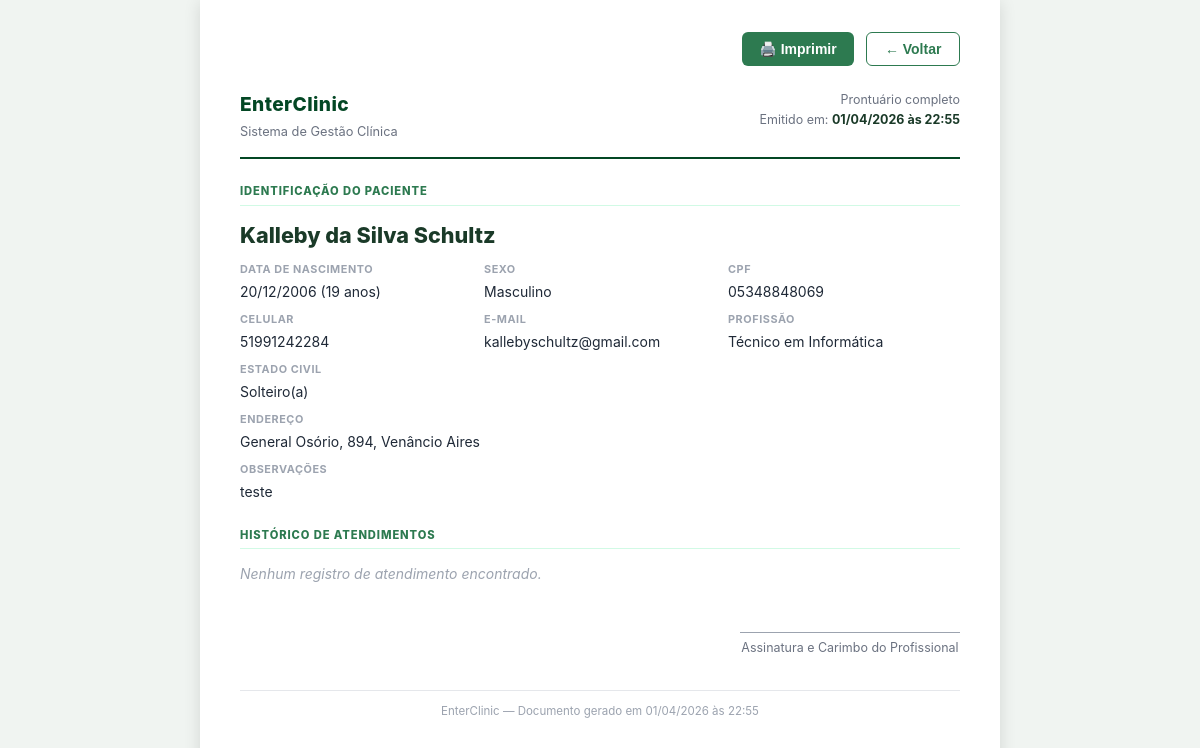
The app's page /prontuario_imprimir.php?paciente_id=12 with its own data.
### tables this page shows
CREATE TABLE `pacientes` (
  `id` int(11) NOT NULL,
  `nome` varchar(255) NOT NULL,
  `data_nascimento` date DEFAULT NULL,
  `cpf` varchar(20) DEFAULT NULL,
  `rg` varchar(20) DEFAULT NULL,
  `telefone` varchar(20) DEFAULT NULL,
  `celular` varchar(20) DEFAULT NULL,
  `email` varchar(255) DEFAULT NULL,
  `endereco` varchar(255) DEFAULT NULL,
  `cidade` varchar(100) DEFAULT NULL,
  `estado` varchar(50) DEFAULT NULL,
  `cep` varchar(10) DEFAULT NULL,
  `profissao` varchar(100) DEFAULT NULL,
  `estado_civil` varchar(50) DEFAULT NULL,
  `numero_filhos` tinyint UNSIGNED DEFAULT NULL,
  `sexo` varchar(20) DEFAULT NULL,
  `foto_path` varchar(255) DEFAULT NULL,
  `observacoes` text DEFAULT NULL,
  `ativo` tinyint(1) NOT NULL DEFAULT 1,
  `created_at` timestamp NOT NULL DEFAULT current_timestamp(),
  `updated_at` timestamp NOT NULL DEFAULT current_timestamp() ON UPDATE current_timestamp()
);

### config.php (called while the page is built, shortened)
<?php
function sanitize(string $s): string {
    return htmlspecialchars(trim($s), ENT_QUOTES, 'UTF-8');
}

### prontuario_imprimir.php (the view, shortened to what this page needs)
<?php
require 'config.php';
$db          = db();
$prontuarioId = (int)($_GET['id']          ?? 0);
$pacienteId   = (int)($_GET['paciente_id'] ?? 0);
$stmtPac = $db->prepare("SELECT * FROM pacientes WHERE id = ?");
$stmtPac->execute([$pacienteId]);
$paciente = $stmtPac->fetch();
if ($prontuarioId) {
    $stmtPr = $db->prepare("SELECT p.*, u.nome AS profissional FROM prontuario p LEFT JOIN usuarios u ON u.id = p.usuario_id WHERE p.id = ?");
    $stmtPr->execute([$prontuarioId]);
} else {
    $stmtPr = $db->prepare("SELECT p.*, u.nome AS profissional FROM prontuario p LEFT JOIN usuarios u ON u.id = p.usuario_id WHERE p.paciente_id = ? ORDER BY p.data_atendimento ASC, p.id ASC");
    $stmtPr->execute([$pacienteId]);
}
$prontuarios = $stmtPr->fetchAll();
$historicoByProntuario = [];
$idade = null;
if ($paciente['data_nascimento']) {
    $idade = (int)(new DateTime($paciente['data_nascimento']))->diff(new DateTime())->y;
}
$tipoAtendimento = [
    'consulta'  => 'Consulta',
    'retorno'   => 'Retorno',
    'urgencia'  => 'Urgência',
];
$sexoLabel = ['M' => 'Masculino', 'F' => 'Feminino', 'O' => 'Outro'];
?>
<!DOCTYPE html>
<html lang="pt-BR">
<head>
</head>
<body>
<div class="print-page">
    <div class="toolbar">
        <button class="btn btn-primary" onclick="window.print()">🖨️ Imprimir</button>
        <button class="btn btn-outline" onclick="window.close()" aria-label="Voltar">← Voltar</button>
    </div>
    <div class="doc-header">
        <div>
            <div class="doc-clinic-name">EnterClinic</div>
            <div style="font-size:.8rem;color:#6b7280;margin-top:.2rem;">Sistema de Gestão Clínica</div>
        </div>
        <div class="doc-meta">
            <div><?= $prontuarioId ? 'Registro único' : 'Prontuário completo' ?></div>
            <div>Emitido em: <strong><?= date('d/m/Y') ?> às <?= date('H:i') ?></strong></div>
        </div>
    </div>
    <div class="section">
        <div class="section-title">Identificação do Paciente</div>
        <div class="patient-name"><?= sanitize($paciente['nome']) ?></div>
        <div class="info-grid" style="margin-top:.6rem;">
            <?php if ($paciente['data_nascimento']): ?>
            <div class="info-item">
                <label>Data de Nascimento</label>
                <span><?= date('d/m/Y', strtotime($paciente['data_nascimento'])) ?><?= $idade !== null ? ' (' . $idade . ' anos)' : '' ?></span>
            </div>
            <?php endif; ?>
            <?php if ($paciente['sexo']): ?>
            <div class="info-item">
                <label>Sexo</label>
                <span><?= sanitize($sexoLabel[$paciente['sexo']] ?? $paciente['sexo']) ?></span>
            </div>
            <?php endif; ?>
            <?php if ($paciente['cpf']): ?>
            <div class="info-item">
                <label>CPF</label>
                <span><?= sanitize($paciente['cpf']) ?></span>
            </div>
            <?php endif; ?>
            <?php if ($paciente['celular']): ?>
            <div class="info-item">
                <label>Celular</label>
                <span><?= sanitize($paciente['celular']) ?></span>
            </div>
            <?php endif; ?>
            <?php if ($paciente['email']): ?>
            <div class="info-item">
                <label>E-mail</label>
                <span><?= sanitize($paciente['email']) ?></span>
            </div>
            <?php endif; ?>
            <?php if ($paciente['profissao']): ?>
            <div class="info-item">
                <label>Profissão</label>
                <span><?= sanitize($paciente['profissao']) ?></span>
            </div>
            <?php endif; ?>
            <?php if ($paciente['estado_civil']): ?>
            <div class="info-item">
                <label>Estado Civil</label>
                <span><?= sanitize($paciente['estado_civil']) ?></span>
            </div>
            <?php endif; ?>
            <?php if ($paciente['endereco']): ?>
            <div class="info-item" style="grid-column:span 3">
                <label>Endereço</label>
                <span><?= sanitize($paciente['endereco']) ?><?= $paciente['cidade'] ? ', ' . sanitize($paciente['cidade']) : '' ?><?= $paciente['cep'] ? ' — CEP ' . sanitize($paciente['cep']) : '' ?></span>
            </div>
            <?php endif; ?>
            <?php if ($paciente['observacoes']): ?>
            <div class="info-item" style="grid-column:span 3">
                <label>Observações</label>
                <span><?= sanitize($paciente['observacoes']) ?></span>
            </div>
            <?php endif; ?>
        </div>
    </div>
    <div class="section">
        <div class="section-title">
            <?= $prontuarioId ? 'Registro de Atendimento' : 'Histórico de Atendimentos' ?>
        </div>
        <?php if ($prontuarios): ?>
            <?php foreach ($prontuarios as $pr):
                $tipoLabel = $tipoAtendimento[$pr['tipo_atendimento']] ?? ucfirst($pr['tipo_atendimento']);
                $hasContent = trim($pr['subjetivo'] ?? '') || trim($pr['objetivo'] ?? '') ||
                              trim($pr['avaliacao'] ?? '') || trim($pr['plano'] ?? '') ||
                              trim($pr['prescricao'] ?? '') || trim($pr['retorno'] ?? '');
            ?>
            <div class="prontuario-entry">
                <div class="entry-header">
                    <div class="entry-date">
                        <?= date('d/m/Y', strtotime($pr['data_atendimento'])) ?>
                    </div>
                    <div class="entry-meta">
                        <span class="badge"><?= sanitize($tipoLabel) ?></span>
                        <?php if (!empty($pr['profissional']) && $pr['profissional'] !== 'Administrador'): ?>
                        <span>Prof.: <?= sanitize($pr['profissional']) ?></span>
                        <?php endif; ?>
                    </div>
                </div>
                <?php if ($hasContent): ?>
                <div class="entry-body">
                    <?php if (trim($pr['subjetivo'] ?? '')): ?>
                    <div class="field-label">Evolução Clínica / Subjetivo</div>
                    <div class="field-value"><?= sanitize($pr['subjetivo']) ?></div>
                    <?php endif; ?>
                    <?php if (trim($pr['objetivo'] ?? '')): ?>
                    <div class="field-label">Objetivo</div>
                    <div class="field-value"><?= sanitize($pr['objetivo']) ?></div>
                    <?php endif; ?>
                    <?php if (trim($pr['avaliacao'] ?? '')): ?>
                    <div class="field-label">Avaliação / Hipótese Diagnóstica</div>
                    <div class="field-value"><?= sanitize($pr['avaliacao']) ?></div>
                    <?php endif; ?>
                    <?php if (trim($pr['plano'] ?? '')): ?>
                    <div class="field-label">Plano Terapêutico</div>
                    <div class="field-value"><?= sanitize($pr['plano']) ?></div>
                    <?php endif; ?>
                    <?php if (trim($pr['prescricao'] ?? '')): ?>
                    <div class="field-label">Prescrição</div>
                    <div class="field-value"><?= sanitize($pr['prescricao']) ?></div>
                    <?php endif; ?>
                    <?php if (trim($pr['retorno'] ?? '')): ?>
                    <div class="field-label">Exames / Retorno</div>
                    <div class="field-value"><?= sanitize($pr['retorno']) ?></div>
                    <?php endif; ?>
                </div>
                <?php else: ?>
                <div class="entry-body" style="color:#9ca3af;font-size:.85rem;font-style:italic;">
                    Nenhum dado registrado neste atendimento.
                </div>
                <?php endif; ?>
                <?php if (!empty($historicoByProntuario[$pr['id']])): ?>
                <div class="entry-body historico-section">
                    <div class="historico-title"><span aria-hidden="true">🕒</span> Histórico de Edições</div>
                    <?php foreach ($historicoByProntuario[$pr['id']] as $h):
                        $dataEdit = date('d/m/Y', strtotime($h['editado_em'])) . ' às ' . date('H:i', strtotime($h['editado_em']));
                    ?>
                    <div class="historico-item">
                        <div class="historico-item-meta">
                            Editado em <strong><?= $dataEdit ?></strong>
                            <?php if (!empty($h['editor']) && $h['editor'] !== 'Administrador'): ?>
                            por <strong><?= sanitize($h['editor']) ?></strong>
                            <?php endif; ?>
                        </div>
                        <?php if (trim($h['subjetivo'] ?? '')): ?>
                        <div class="historico-item-field-label">Evolução Clínica (antes)</div>
                        <div class="historico-item-field-value"><?= sanitize($h['subjetivo']) ?></div>
                        <?php endif; ?>
                        <?php if (trim($h['prescricao'] ?? '')): ?>
                        <div class="historico-item-field-label">Prescrição (antes)</div>
                        <div class="historico-item-field-value"><?= sanitize($h['prescricao']) ?></div>
                        <?php endif; ?>
                        <?php if (trim($h['retorno'] ?? '')): ?>
                        <div class="historico-item-field-label">Exames / Retorno (antes)</div>
                        <div class="historico-item-field-value"><?= sanitize($h['retorno']) ?></div>
                        <?php endif; ?>
                    </div>
                    <?php endforeach; ?>
                </div>
                <?php endif; ?>
            </div>
            <?php endforeach; ?>
        <?php else: ?>
            <p style="color:#9ca3af;font-size:.875rem;font-style:italic;">Nenhum registro de atendimento encontrado.</p>
        <?php endif; ?>
    </div>
    <div class="signature-area">
        <div class="signature-box">
            <div class="signature-line"></div>
            <div class="signature-label">Assinatura e Carimbo do Profissional</div>
        </div>
    </div>
    <div class="doc-footer">
        EnterClinic — Documento gerado em <?= date('d/m/Y') ?> às <?= date('H:i') ?>
    </div>
</div>
</body>
</html>

### prontuario_imprimir.php (style rules this page uses)
*, *::before, *::after { box-sizing: border-box; margin: 0; padding: 0; }
body { font-family: -apple-system, BlinkMacSystemFont, 'Segoe UI', Roboto, 'Helvetica Neue', sans-serif; font-size: 12pt; color: #111; background: #f0f4f1; line-height: 1.5; }
.print-page { max-width: 800px; margin: 0 auto; background: #fff; padding: 2rem 2.5rem; box-shadow: 0 2px 16px rgba(0,0,0,.12); min-height: 100vh; }
.toolbar { display: flex; gap: .75rem; justify-content: flex-end; margin-bottom: 1.5rem; }
.btn { display: inline-flex; align-items: center; gap: .4rem; padding: .5rem 1.1rem; border-radius: 6px; font-size: .875rem; font-weight: 600; cursor: pointer; text-decoration: none; border: none; transition: opacity .15s; }
.btn-primary { background: #2d7a50; color: #fff; }
.btn-outline { background: transparent; color: #2d7a50; border: 1.5px solid #2d7a50; }
.doc-header { display: flex; align-items: flex-start; justify-content: space-between; padding-bottom: 1rem; margin-bottom: 1.5rem; border-bottom: 2px solid #034724; }
.doc-clinic-name { font-size: 1.2rem; font-weight: 800; color: #034724; letter-spacing: .02em; }
.doc-meta { font-size: .78rem; color: #6b7280; text-align: right; line-height: 1.6; }
.doc-meta strong { color: #1a3a28; }
.section { margin-bottom: 1.5rem; }
.section-title { font-size: .7rem; font-weight: 800; text-transform: uppercase; letter-spacing: .08em; color: #2d7a50; border-bottom: 1.5px solid #d1fae5; padding-bottom: .3rem; margin-bottom: .85rem; }
.patient-name { font-size: 1.35rem; font-weight: 800; color: #1a3a28; margin-bottom: .4rem; }
.info-grid { display: grid; grid-template-columns: repeat(3, 1fr); gap: .5rem .75rem; }
.info-item label { display: block; font-size: .68rem; font-weight: 700; color: #9ca3af; text-transform: uppercase; letter-spacing: .05em; margin-bottom: .1rem; }
.info-item span { font-size: .875rem; color: #1f2937; }
.signature-area { margin-top: 3rem; display: flex; justify-content: flex-end; }
.signature-box { text-align: center; min-width: 220px; }
.signature-line { border-top: 1px solid #9ca3af; margin-bottom: .4rem; }
.signature-label { font-size: .78rem; color: #6b7280; }
.doc-footer { margin-top: 2rem; padding-top: .75rem; border-top: 1px solid #e5e7eb; font-size: .72rem; color: #9ca3af; text-align: center; }

### records on screen
pacientes: nome "Kalleby da Silva Schultz", data_nascimento "20/12/2006", data_nascimento "19", sexo "Masculino", cpf "05348848069", celular "51991242284", email "kallebyschultz@gmail.com", profissao "Técnico em Informática", estado_civil "Solteiro(a)", endereco "General Osório, 894", cidade "Venâncio Aires", observacoes "teste"
